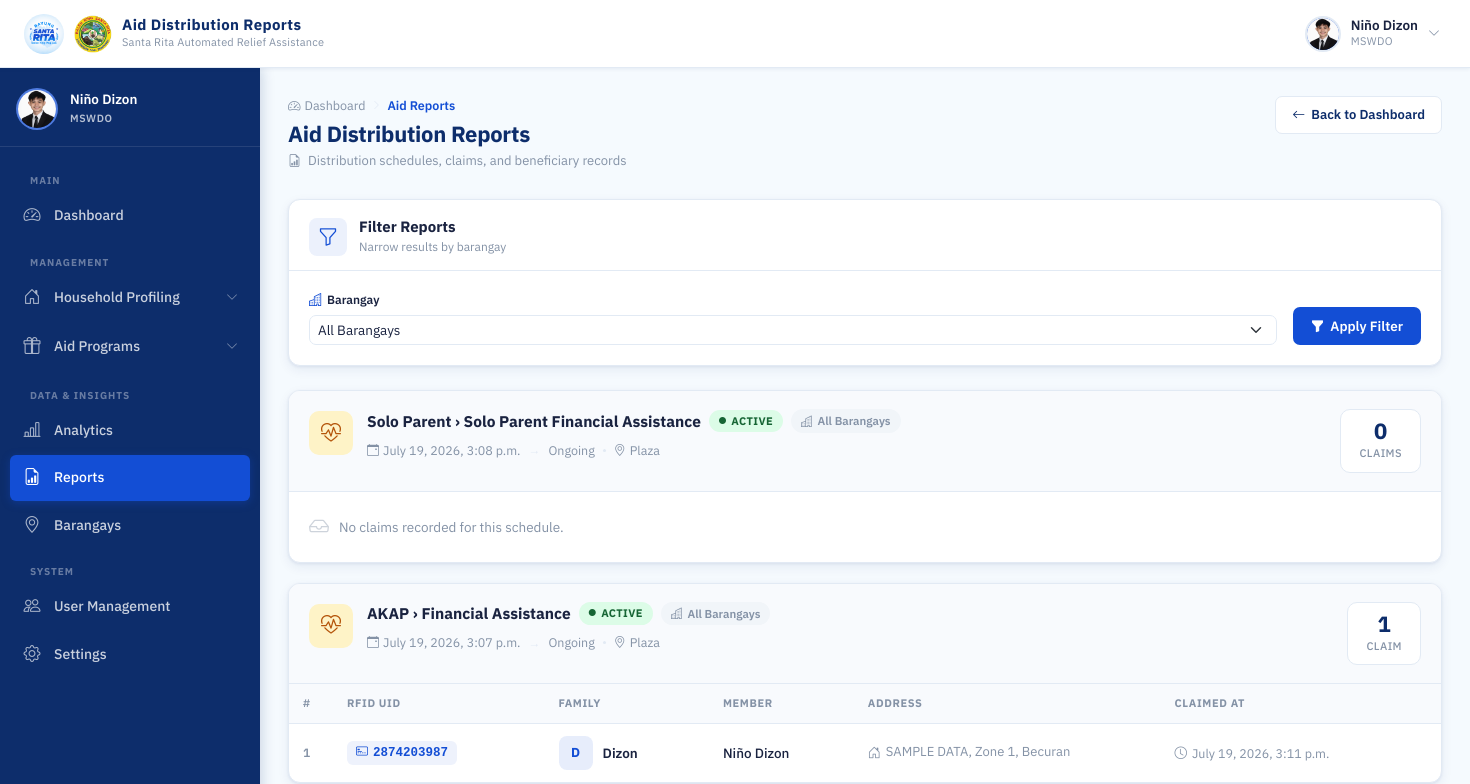
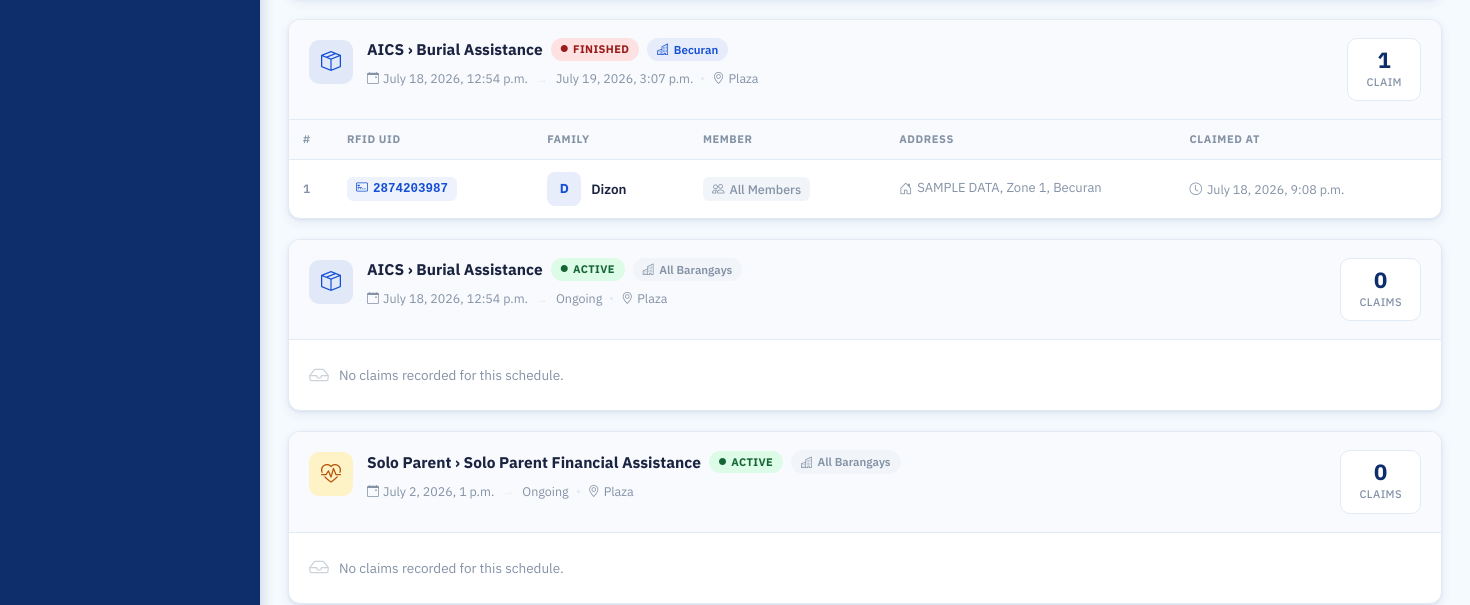
The page /mswdo/reports/ (signed in, upper part) on the database as committed earlier (2 pictures, top to bottom).
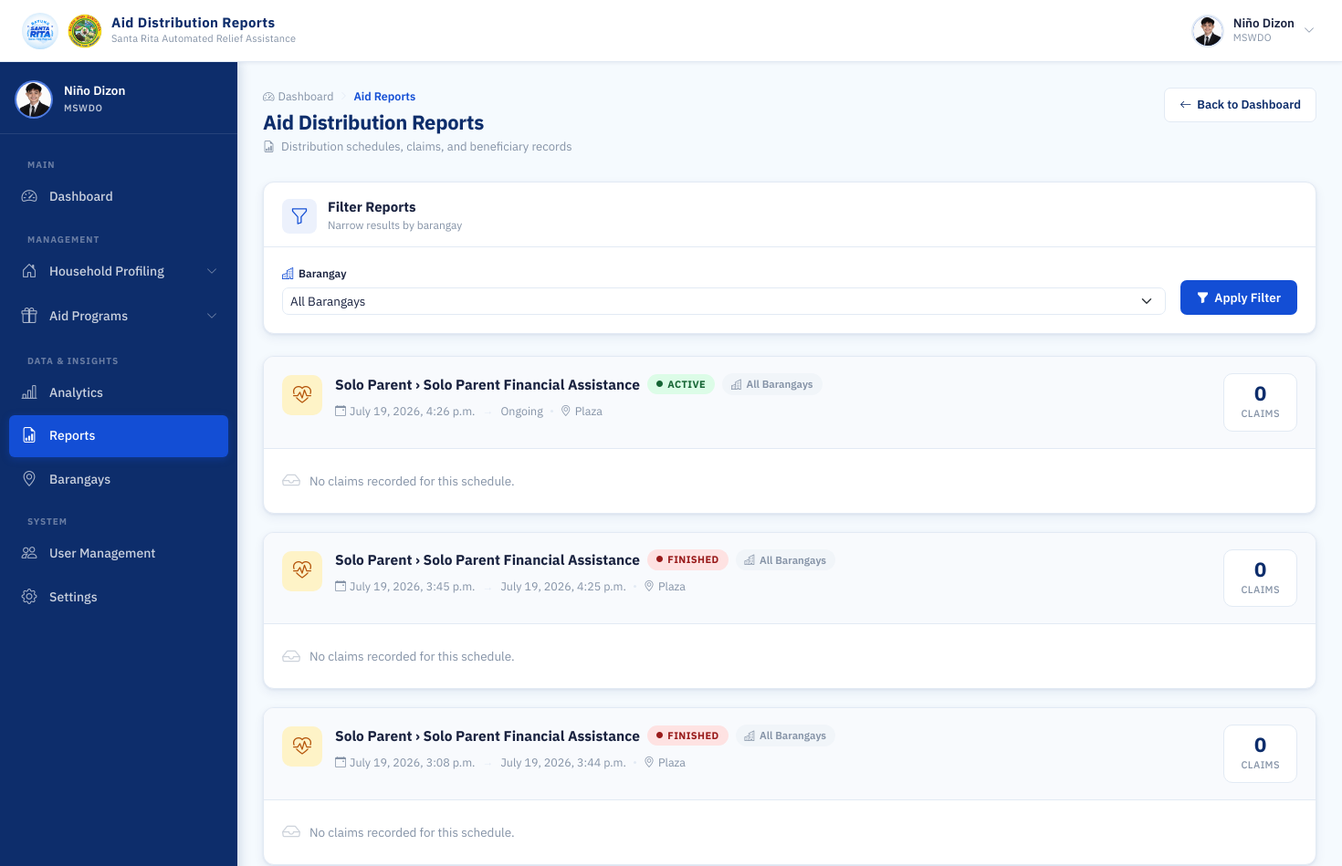
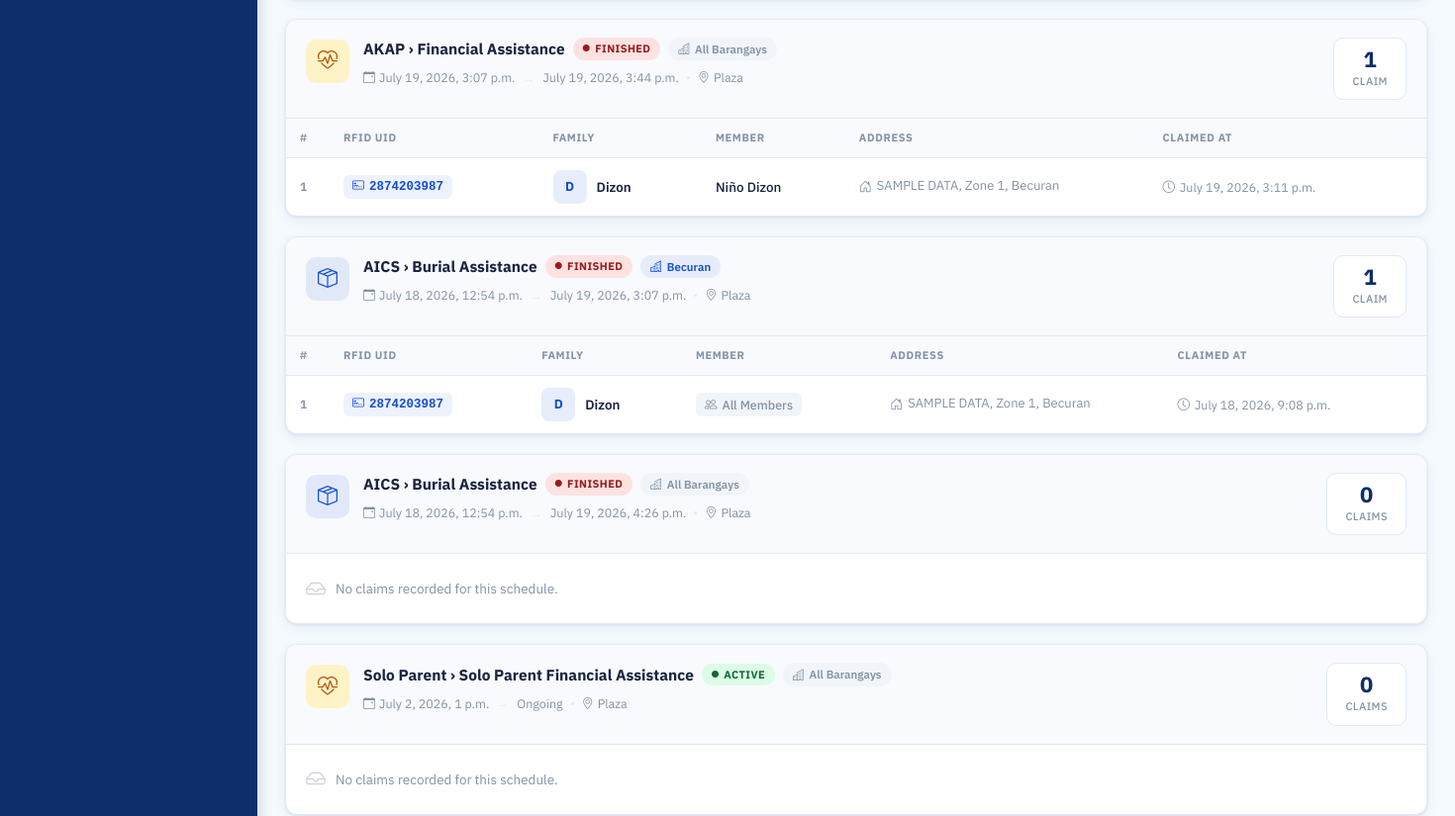
The same page on the database as committed later (2 pictures, top to bottom).
### distribution/models.py (models this page shows, shortened)
class AidSchedule(models.Model):
    assistance = models.ForeignKey(
        Assistance,
        on_delete=models.SET_NULL,
        null=True,
        blank=True,
        related_name='schedules'
    )
    budget = models.DecimalField(max_digits=12, decimal_places=2, default=0.00)
    per_beneficiary_amount = models.DecimalField(max_digits=10, decimal_places=2, default=0.00)
    schedule_datetime = models.DateTimeField()
    is_finished = models.BooleanField(default=False)
    finished_at = models.DateTimeField(null=True, blank=True)
    finished_by = models.ForeignKey(settings.AUTH_USER_MODEL, on_delete=models.SET_NULL, null=True, related_name='+')
    finish_reason = models.CharField(
        max_length=20,
        choices=(('COMPLETED', 'All Beneficiaries Claimed'), ('FORCED', 'Manually Ended (Incomplete)')),
        blank=True
    )
    location = models.CharField(max_length=255)
    barangay = models.ForeignKey(
        Barangay,
        on_delete=models.CASCADE,
        null=True,
        blank=True
    )
    is_active = models.BooleanField(default=True)
    created_at = models.DateTimeField(auto_now_add=True)

class AidClaim(models.Model):
    family = models.ForeignKey(Family, on_delete=models.CASCADE)
    family_member = models.ForeignKey(
        FamilyMember,
        on_delete=models.SET_NULL,
        null=True,
        blank=True,
        help_text="Required for individual-based assistance"
    )
    assistance = models.ForeignKey(
        Assistance,
        on_delete=models.SET_NULL,
        null=True,
        blank=True,
        related_name='claims'
    )
    CLAIM_TYPE_CHOICES = (
        ('DISTRIBUTION', 'Distribution Event'),
        ('WALK_IN', 'Walk-in / Office Visit'),
    )
    claim_type = models.CharField(
        max_length=20,
        choices=CLAIM_TYPE_CHOICES,
        default='DISTRIBUTION'
    )
    schedule = models.ForeignKey('AidSchedule', on_delete=models.CASCADE, null=True)
    claimed_at = models.DateTimeField(auto_now_add=True)
    created_by = models.ForeignKey(
            settings.AUTH_USER_MODEL,
            on_delete=models.SET_NULL,
            null=True,
            blank=True,
            related_name='processed_claims'
        )

### programs/models.py (models this page shows, shortened)
class Assistance(models.Model):
    BENEFICIARY_TYPE = [
        ('individual', 'Individual'),
        ('family', 'Family'),
    ]
    AID_TYPE_CHOICES = (
        ('CASH', 'Cash Assistance'),
        ('GOODS', 'Goods-in-Kind (rice, noodles, canned goods, etc.)'),
    )
    PRIORITIZATION_CHOICES = (
        ('LOWEST_INCOME_FIRST', 'Lowest Income First'),
        ('TYPHOON_PRIORITY', 'Typhoon/Vulnerability Priority'),
        ('RANDOM', 'Random Among Eligible'),
    )
    program = models.ForeignKey(
        Program,
        on_delete=models.CASCADE,
        related_name='assistances'
    )
    aid_category = models.ForeignKey(
        AidCategory,
        on_delete=models.CASCADE,
        related_name='assistances'
    )
    beneficiary_type = models.CharField(
        max_length=20,
        choices=BENEFICIARY_TYPE,
        default='family'
    )
    prioritization_strategy = models.CharField(
        max_length=30, choices=PRIORITIZATION_CHOICES, default='LOWEST_INCOME_FIRST',
        help_text="How to rank eligible beneficiaries when there are more eligible than available slots."
    )
    aid_type = models.CharField(
        max_length=10, choices=AID_TYPE_CHOICES, default='CASH',
        help_text="Used by the Rotation Eligibility rule to alternate beneficiaries between cash and goods-based aid across distribution cycles."
    )
    minimum_age = models.PositiveIntegerField(
        null=True,
        blank=True,
        help_text="Leave blank if no age requirement."
    )
    requires_pwd = models.BooleanField(default=False)
    requires_solo_parent = models.BooleanField(default=False)
    requires_senior_citizen = models.BooleanField(default=False)
    is_active = models.BooleanField(default=True)
    created_at = models.DateTimeField(auto_now_add=True)
    class Meta:
        ordering = ['program', 'aid_category']
        unique_together = ('program', 'aid_category', 'beneficiary_type')

class Program(models.Model):
    name = models.CharField(max_length=100, unique=True)
    description = models.TextField(blank=True, null=True)
    is_active = models.BooleanField(default=True)
    created_at = models.DateTimeField(auto_now_add=True)
    class Meta:
        ordering = ['name']

class AidCategory(models.Model):
    program = models.ForeignKey(
        Program,
        on_delete=models.CASCADE,
        related_name='aid_categories'
    )
    name = models.CharField(max_length=100)
    description = models.TextField(blank=True, null=True)
    is_active = models.BooleanField(default=True)
    class Meta:
        ordering = ['name']
        unique_together = ('program', 'name')

### households/models.py (models this page shows, shortened)
class Family(models.Model):
    household = models.ForeignKey(Household, on_delete=models.CASCADE, related_name='families')
    family_name = models.CharField(max_length=100)
    rfid_uid = models.CharField(
        max_length=50,
        unique=True,
        null=True,
        blank=True
    )
    is_active = models.BooleanField(default=True)

class FamilyMember(models.Model):
    family = models.ForeignKey(
        Family,
        on_delete=models.CASCADE,
        related_name='members'
    )
    first_name = models.CharField(max_length=100)
    middle_name = models.CharField(max_length=100, blank=True, null=True)
    last_name = models.CharField(max_length=100)
    suffix = models.CharField(max_length=20, blank=True, null=True)
    relationship = models.CharField(max_length=20, choices=RELATIONSHIP_CHOICES)
    birthdate = models.DateField(null=True, blank=True)
    birthplace = models.CharField(max_length=150, blank=True, null=True)
    sex = models.CharField(max_length=1, choices=SEX_CHOICES, blank=True, null=True)
    civil_status = models.CharField(max_length=50, choices=CIVIL_STATUS_CHOICES, blank=True, null=True)
    government_id_type = models.CharField(
        max_length=20, choices=GOVERNMENT_ID_CHOICES,
        blank=True, default='PHILSYS'
    )
    government_id_number = models.CharField(max_length=50, blank=True, null=True)
    religion = models.CharField(max_length=100, blank=True, null=True)
    citizenship = models.CharField(max_length=50, default='Filipino', blank=True, null=True)
    occupation = models.CharField(max_length=150, blank=True, null=True)
    contact_number = models.CharField(
        max_length=13,
        blank=True,
        null=True,
        validators=[
            RegexValidator(
                regex=r'^(09|\+639)\d{9}$',
                message="Phone number must be entered in the format: '09XXXXXXXXX' or '+639XXXXXXXXX'."
            )
        ]
    )
    email = models.EmailField(blank=True, null=True)
    monthly_income = models.DecimalField(max_digits=10, decimal_places=2, default=0)
    educational_attainment = models.CharField(max_length=50, choices=EDUCATIONAL_ATTAINMENT_CHOICES, blank=True, null=True)
    education_status = models.CharField(max_length=50, choices=EDUCATION_STATUS_CHOICES, blank=True, null=True)
    is_pwd = models.BooleanField(default=False)
    is_solo_parent = models.BooleanField(default=False)
    is_senior_citizen = models.BooleanField(default=False)
    is_indigenous = models.BooleanField(default=False)
    is_out_of_school_youth = models.BooleanField(default=False)
    is_out_of_school_children = models.BooleanField(default=False)
    profile_image = models.ImageField(upload_to=resident_profile_image_path, blank=True, null=True)

class Household(models.Model):
    barangay = models.ForeignKey(Barangay, on_delete=models.CASCADE, related_name='households')
    zone = models.ForeignKey(Zone, on_delete=models.CASCADE, related_name='households')
    LAND_USE_CHOICES = (
        ('RESIDENTIAL', 'Residential'),
        ('AGRICULTURAL', 'Agricultural'),
        ('COMMERCIAL', 'Commercial'),
        ('INDUSTRIAL', 'Industrial'),
        ('INSTITUTIONAL', 'Institutional'),
        ('FISHING', 'Fishing'),
    )
    HAZARD_CHOICES = (
        ('NONE', 'No Hazard'),
        ('FLOOD', 'Flood'),
        ('LANDSLIDE', 'Landslide'),
        ('FIRE', 'Fire'),
        ('EARTHQUAKE', 'Earthquake/Fault'),
        ('RIVERBANK_EROSION', 'Riverbank Erosion'),
        ('OTHER', 'Other'),
    )
    house_number = models.CharField(max_length=50)
    land_use = models.CharField(max_length=20, choices=LAND_USE_CHOICES)
    hazard_exposure = models.CharField(max_length=20, choices=HAZARD_CHOICES)
    flood_depth = models.CharField(max_length=50, blank=True)
    flood_frequency = models.CharField(max_length=50, blank=True)
    hazard_other_description = models.CharField(max_length=255, blank=True)
    accessibility = models.CharField(max_length=255, blank=True)
    location_notes = models.CharField(max_length=255, blank=True)
    latitude = models.DecimalField(max_digits=9, decimal_places=6, null=True, blank=True)
    longitude = models.DecimalField(max_digits=9, decimal_places=6, null=True, blank=True)
    @property
    def address(self):
        return f"{self.house_number}, {self.zone.name}, {self.barangay.name}"

class Zone(models.Model):
    barangay = models.ForeignKey(Barangay, on_delete=models.CASCADE, related_name='zones')
    name = models.CharField(max_length=50)

### accounts/models.py (models this page shows)
class Barangay(models.Model):
    name = models.CharField(max_length=100, unique=True)
    def __str__(self):
        return self.name

### reports/views.py (the view)
# urls.py: path('mswdo/reports/', views.aid_reports, name='aid_reports'),
@login_required
@session_protected
@mswdo_or_staff_required
def aid_reports(request):
    selected_barangay = request.GET.get('barangay')
    schedules = AidSchedule.objects.select_related(
    'assistance', 'assistance__program', 'assistance__aid_category', 'barangay'
        ).all().order_by('-schedule_datetime')
    if selected_barangay:
        schedules = schedules.filter(barangay_id=selected_barangay)
    for sched in schedules:
        sched.claims = AidClaim.objects.filter(
            schedule=sched          #filter by schedule directly
        ).select_related(
            'family',
            'family_member',
            'family__household',
            'family__household__barangay',
            'assistance',
            'assistance__aid_category',
        )
    barangays = Barangay.objects.all()
    return render(request, 'reports/aid_reports.html', {
        'schedules': schedules,
        'barangays': barangays,
        'selected_barangay': selected_barangay,
        'now': timezone.now(),
    })

### accounts/context_processors.py (called while the page is built)
def auth_required(request):
    return {
        'requires_auth': request.user.is_authenticated
    }

### reports/templates/reports/aid_reports.html (shortened to what the changed rows need)
{% extends 'base.html' %}
{% load static %}
{% block css %}
<link rel="stylesheet" href="{% static 'css/mswdo_dashboard.css' %}">
<link rel="stylesheet" href="{% static 'css/barangay_accounts.css' %}">
<link rel="stylesheet" href="{% static 'css/aid_reports.css' %}">
{% endblock %}
{% block content %}
<div class="dash-page-header">
  <div>
    <h1 class="dash-page-title">Aid Distribution Reports</h1>
  </div>
</div>
<div class="dash-panel rpt-filter-panel">
  <div class="dash-panel__header">
    <div class="dash-panel__header-left">
      <div>
        <h2 class="dash-panel__title">Filter Reports</h2>
      </div>
    </div>
  </div>
</div>
{% if schedules %}
  {% for sched in schedules %}
  <div class="rpt-card">
    <div class="rpt-card__header">
      <div class="rpt-card__header-left">
        <div class="rpt-card__type-icon rpt-card__type-icon--{% if sched.assistance.beneficiary_type == 'family' %}blue{% else %}amber{% endif %}">
          {% if sched.assistance.beneficiary_type == 'family' %}
            <i class="bi bi-box-seam"></i>
          {% else %}
            <i class="bi bi-heart-pulse"></i>
          {% endif %}
        </div>
        <div class="rpt-card__header-info">
          <div class="rpt-card__title-row">
            <h3 class="rpt-card__aid-type">
              {% if sched.assistance %}
                {{ sched.assistance.program.name }} › {{ sched.assistance.aid_category.name }}
              {% else %}
                N/A
              {% endif %}
            </h3>
            {% if sched.is_finished %}
              <span class="rpt-status rpt-status--expired">
                <i class="bi bi-circle-fill"></i> Finished
              </span>
            {% else %}
              <span class="rpt-status rpt-status--active">
                <i class="bi bi-circle-fill"></i> Active
              </span>
            {% endif %}
            {% if sched.barangay %}
              <span class="rpt-scope rpt-scope--specific">
                <i class="bi bi-buildings"></i> {{ sched.barangay }}
              </span>
            {% else %}
              <span class="rpt-scope rpt-scope--all">
                <i class="bi bi-buildings"></i> All Barangays
              </span>
            {% endif %}
          </div>
          <div class="rpt-card__meta">
            <span>
              <i class="bi bi-calendar-event"></i>
              {{ sched.schedule_datetime }}
            </span>
            <span class="rpt-card__meta-sep">→</span>
            <span>{% if sched.is_finished %}{{ sched.finished_at }}{% else %}Ongoing{% endif %}</span>
            <span class="rpt-card__meta-dot"></span>
            <span>
              <i class="bi bi-geo-alt"></i> {{ sched.location }}
            </span>
          </div>
        </div>
      </div>
      <div class="rpt-card__claims-count">
        <span class="rpt-card__claims-val">{{ sched.claims|length }}</span>
        <span class="rpt-card__claims-label">Claim{{ sched.claims|length|pluralize }}</span>
      </div>
    </div>
    <div class="rpt-card__body">
      {% if sched.claims %}
        <div class="table-responsive">
          <table class="rpt-table">
            <thead>
              <tr>
                <th class="rpt-th">#</th>
                <th class="rpt-th">RFID UID</th>
                <th class="rpt-th">Family</th>
                <th class="rpt-th">Member</th>
                <th class="rpt-th">Address</th>
                <th class="rpt-th">Claimed At</th>
              </tr>
            </thead>
            <tbody>
              {% for c in sched.claims %}
              <tr class="rpt-row">
                <td class="rpt-td rpt-td--num">{{ forloop.counter }}</td>
                <td class="rpt-td">
                  <span class="rpt-rfid">
                    <i class="bi bi-credit-card-2-front"></i>
                    {{ c.family.rfid_uid }}
                  </span>
                </td>
                <td class="rpt-td">
                  <div class="acct-barangay-cell">
                    <div class="acct-avatar">{{ c.family.family_name|first|upper }}</div>
                    <span class="acct-barangay-name">{{ c.family.family_name }}</span>
                  </div>
                </td>
                <td class="rpt-td">
                  {% if c.family_member %}
                    <span class="rpt-member">
                      {{ c.family_member.first_name }} {{ c.family_member.last_name }}
                    </span>
                  {% else %}
                    <span class="rpt-member rpt-member--all">
                      <i class="bi bi-people"></i> All Members
                    </span>
                  {% endif %}
                </td>
                <td class="rpt-td rpt-td--address">
                  <span class="rpt-address">
                    <i class="bi bi-house-door"></i>
                    {{ c.family.household.address }}
                  </span>
                </td>
                <td class="rpt-td">
                  <span class="rpt-timestamp">
                    <i class="bi bi-clock"></i>
                    {{ c.claimed_at }}
                  </span>
                </td>
              </tr>
              {% endfor %}
            </tbody>
          </table>
        </div>
      {% else %}
        <div class="rpt-no-claims">
          <i class="bi bi-inbox"></i>
          <p>No claims recorded for this schedule.</p>
        </div>
      {% endif %}
    </div>
  </div>
  {% endfor %}
{% endif %}
{% endblock %}

Rows that differ between the two databases and show on the page:
added AidSchedule: assistance.program.name "Solo Parent", assistance.aid_category.name "Solo Parent Financial Assistance", is_finished False (drawn), shows "All Barangays", schedule_datetime "July 19, 2026, 4:26 p.m.", location "Plaza", claims|length "0", shows "No claims recorded for this schedule."
added AidSchedule: assistance.program.name "Solo Parent", assistance.aid_category.name "Solo Parent Financial Assistance", is_finished True (drawn), shows "All Barangays", schedule_datetime "July 19, 2026, 3:45 p.m.", finished_at "July 19, 2026, 4:25 p.m.", location "Plaza", claims|length "0", shows "No claims recorded for this schedule."
changed AidSchedule "July 19, 2026, 3:08 p.m.": finished_at (not shown) → "July 19, 2026, 3:44 p.m."; is_finished "ACTIVE Ongoing" → "FINISHED"
changed AidSchedule "AKAP": finished_at (not shown) → "July 19, 2026, 3:44 p.m."; is_finished "ACTIVE Ongoing" → "FINISHED"
changed AidSchedule (number 6 of 7 on the later page): finished_at (not shown) → "July 19, 2026, 4:26 p.m."; is_finished "ACTIVE Ongoing" → "FINISHED"
